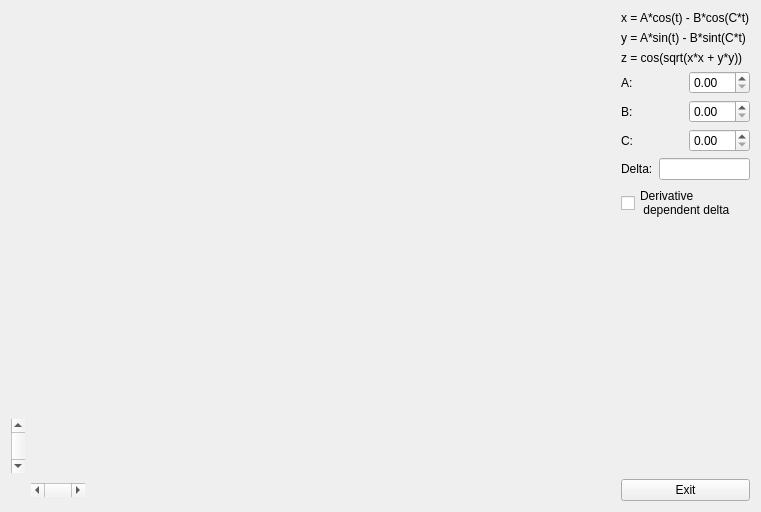
<?xml version="1.0" encoding="UTF-8"?>
<ui version="4.0">
 <class>Widget</class>
 <widget class="QWidget" name="Widget">
  <property name="geometry">
   <rect>
    <x>0</x>
    <y>0</y>
    <width>761</width>
    <height>512</height>
   </rect>
  </property>
  <property name="windowTitle">
   <string>Widget</string>
  </property>
  <layout class="QGridLayout" name="gridLayout">
   <item row="0" column="0" colspan="3">
    <spacer name="verticalSpacer_2">
     <property name="orientation">
      <enum>Qt::Vertical</enum>
     </property>
     <property name="sizeHint" stdset="0">
      <size>
       <width>173</width>
       <height>443</height>
      </size>
     </property>
    </spacer>
   </item>
   <item row="0" column="3" rowspan="3">
    <spacer name="verticalSpacer">
     <property name="orientation">
      <enum>Qt::Vertical</enum>
     </property>
     <property name="sizeHint" stdset="0">
      <size>
       <width>428</width>
       <height>480</height>
      </size>
     </property>
    </spacer>
   </item>
   <item row="0" column="4" rowspan="3">
    <layout class="QVBoxLayout" name="verticalLayout">
     <item>
      <layout class="QVBoxLayout" name="verticalLayout_2">
       <item>
        <widget class="QLabel" name="label_4">
         <property name="text">
          <string>x = A*cos(t) - B*cos(C*t)</string>
         </property>
        </widget>
       </item>
       <item>
        <widget class="QLabel" name="label_5">
         <property name="text">
          <string>y = A*sin(t) - B*sint(C*t)</string>
         </property>
        </widget>
       </item>
       <item>
        <widget class="QLabel" name="label_6">
         <property name="text">
          <string>z = cos(sqrt(x*x + y*y))</string>
         </property>
        </widget>
       </item>
      </layout>
     </item>
     <item>
      <layout class="QHBoxLayout" name="horizontalLayout">
       <item>
        <widget class="QLabel" name="label">
         <property name="text">
          <string>A:</string>
         </property>
        </widget>
       </item>
       <item>
        <widget class="QDoubleSpinBox" name="doubleSpinBox"/>
       </item>
      </layout>
     </item>
     <item>
      <layout class="QHBoxLayout" name="horizontalLayout_2">
       <item>
        <widget class="QLabel" name="label_2">
         <property name="text">
          <string>B:</string>
         </property>
        </widget>
       </item>
       <item>
        <widget class="QDoubleSpinBox" name="doubleSpinBox_2"/>
       </item>
      </layout>
     </item>
     <item>
      <layout class="QHBoxLayout" name="horizontalLayout_4">
       <item>
        <widget class="QLabel" name="label_3">
         <property name="text">
          <string>C:</string>
         </property>
        </widget>
       </item>
       <item>
        <widget class="QDoubleSpinBox" name="doubleSpinBox_3"/>
       </item>
      </layout>
     </item>
     <item>
      <layout class="QHBoxLayout" name="horizontalLayout_3">
       <item>
        <widget class="QLabel" name="label_7">
         <property name="text">
          <string>Delta:</string>
         </property>
        </widget>
       </item>
       <item>
        <widget class="QLineEdit" name="lineEdit"/>
       </item>
      </layout>
     </item>
     <item>
      <widget class="QCheckBox" name="checkBox">
       <property name="text">
        <string>Derivative 
 dependent delta</string>
       </property>
      </widget>
     </item>
     <item>
      <spacer name="verticalSpacer_3">
       <property name="orientation">
        <enum>Qt::Vertical</enum>
       </property>
       <property name="sizeHint" stdset="0">
        <size>
         <width>118</width>
         <height>158</height>
        </size>
       </property>
      </spacer>
     </item>
    </layout>
   </item>
   <item row="1" column="0" rowspan="2">
    <widget class="QScrollBar" name="verticalScrollBar">
     <property name="orientation">
      <enum>Qt::Vertical</enum>
     </property>
    </widget>
   </item>
   <item row="1" column="1" colspan="2">
    <spacer name="horizontalSpacer_2">
     <property name="orientation">
      <enum>Qt::Horizontal</enum>
     </property>
     <property name="sizeHint" stdset="0">
      <size>
       <width>158</width>
       <height>20</height>
      </size>
     </property>
    </spacer>
   </item>
   <item row="2" column="2">
    <spacer name="horizontalSpacer_3">
     <property name="orientation">
      <enum>Qt::Horizontal</enum>
     </property>
     <property name="sizeHint" stdset="0">
      <size>
       <width>104</width>
       <height>20</height>
      </size>
     </property>
    </spacer>
   </item>
   <item row="3" column="1">
    <widget class="QScrollBar" name="horizontalScrollBar">
     <property name="orientation">
      <enum>Qt::Horizontal</enum>
     </property>
    </widget>
   </item>
   <item row="3" column="3">
    <spacer name="horizontalSpacer">
     <property name="orientation">
      <enum>Qt::Horizontal</enum>
     </property>
     <property name="sizeHint" stdset="0">
      <size>
       <width>498</width>
       <height>20</height>
      </size>
     </property>
    </spacer>
   </item>
   <item row="3" column="4">
    <widget class="QPushButton" name="pushButton">
     <property name="text">
      <string>Exit</string>
     </property>
    </widget>
   </item>
  </layout>
  <zorder>verticalScrollBar</zorder>
  <zorder>pushButton</zorder>
  <zorder>horizontalScrollBar</zorder>
  <zorder>verticalSpacer_2</zorder>
  <zorder>horizontalSpacer_3</zorder>
  <zorder>lineEdit</zorder>
  <zorder>lineEdit</zorder>
  <zorder>label_7</zorder>
  <zorder>checkBox</zorder>
 </widget>
 <layoutdefault spacing="6" margin="11"/>
 <resources/>
 <connections/>
</ui>
